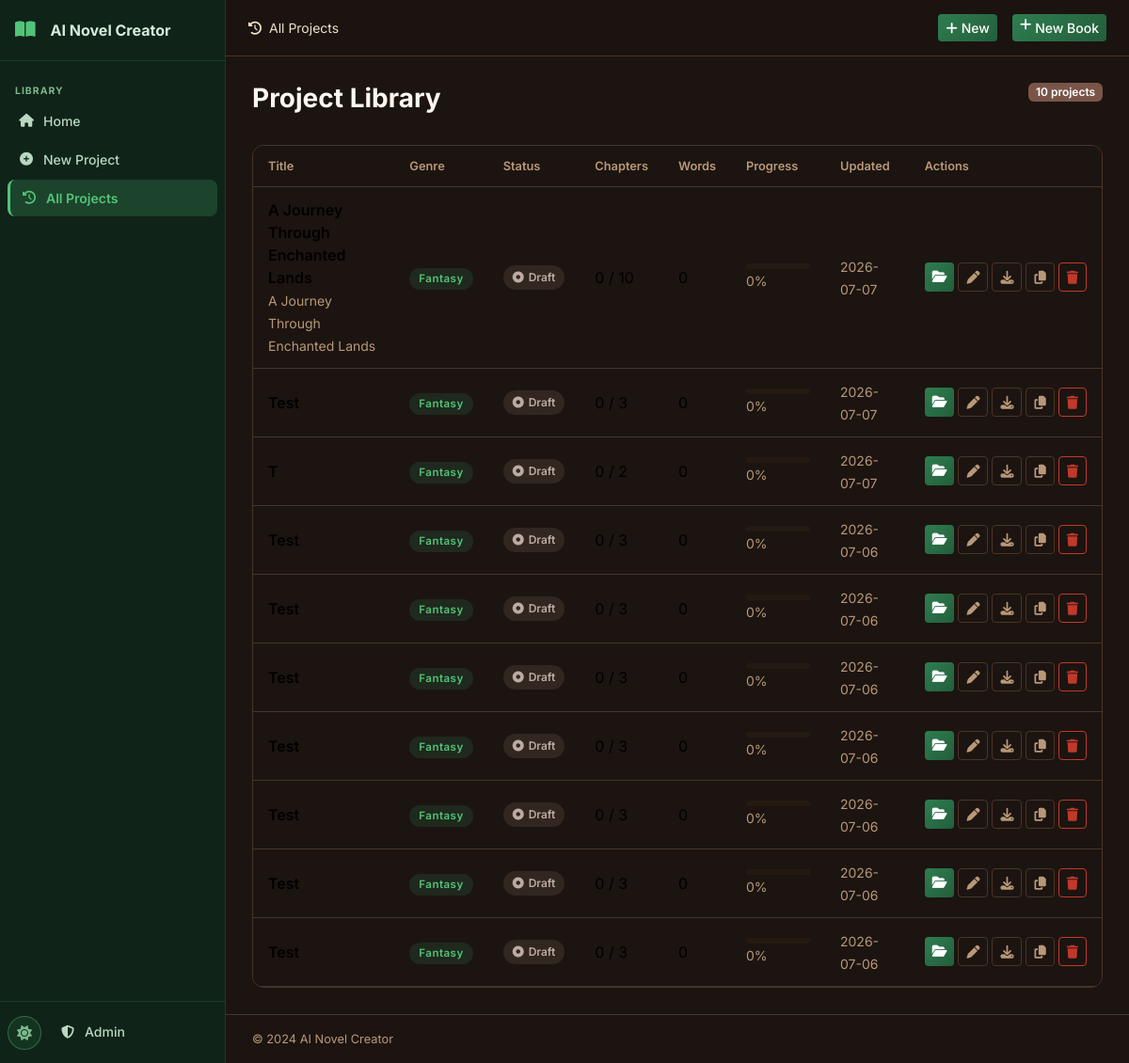
Before: /history with the older database file.
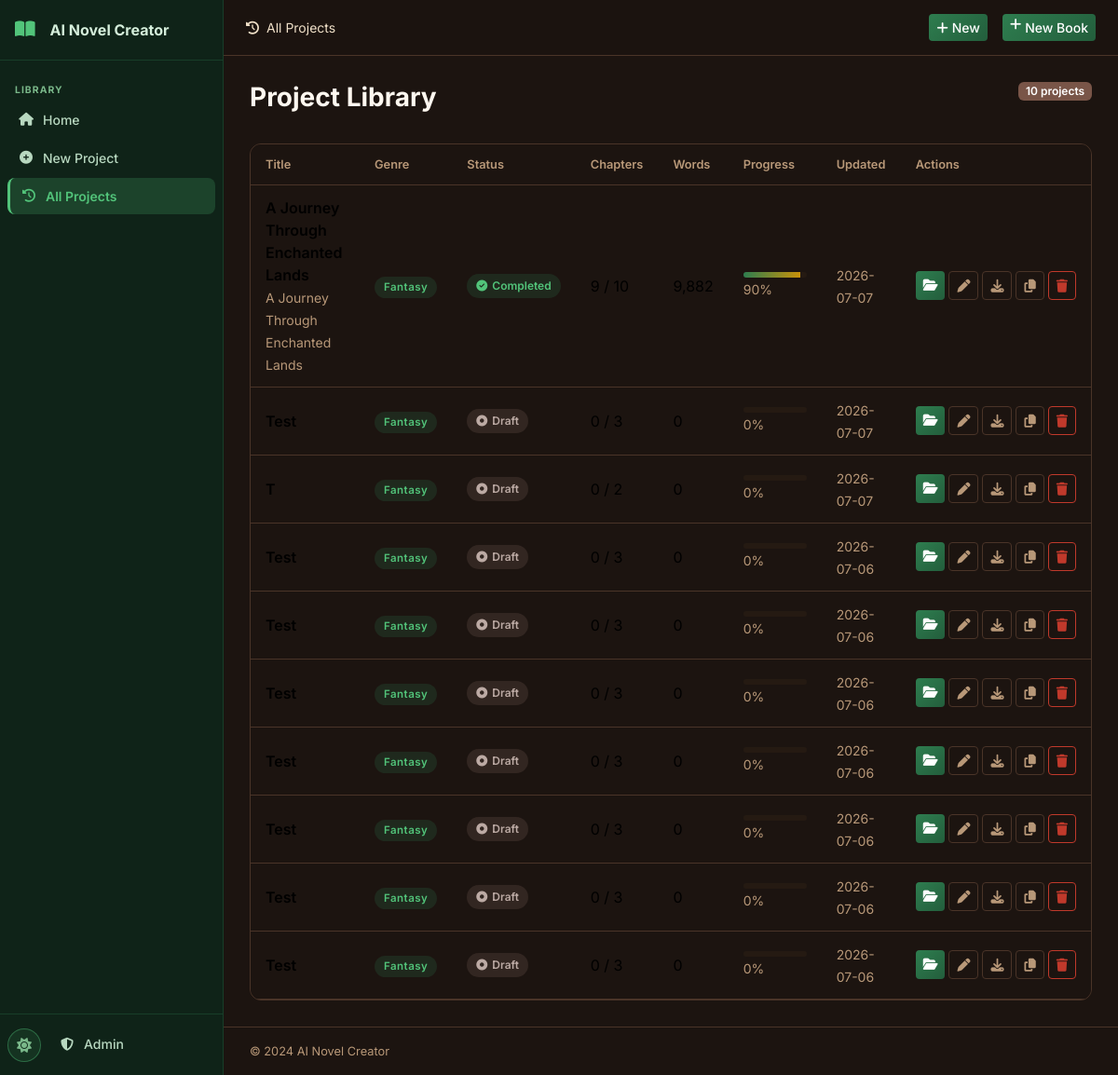
After: the same page with the newer database file.
### tables this page shows
CREATE TABLE projects (
    id INTEGER PRIMARY KEY AUTOINCREMENT,
    title TEXT NOT NULL,
    subtitle TEXT DEFAULT '',
    genre TEXT DEFAULT 'Fantasy',
    audience TEXT DEFAULT 'Adult',
    description TEXT DEFAULT '',
    language TEXT DEFAULT 'English',
    story_type TEXT DEFAULT 'Novel',
    writing_style TEXT DEFAULT 'Descriptive',
    point_of_view TEXT DEFAULT 'Third Person Limited',
    tense TEXT DEFAULT 'Past',
    tone TEXT DEFAULT 'Adventurous',
    num_chapters INTEGER DEFAULT 10,
    words_per_chapter INTEGER DEFAULT 2000,
    creativity_level TEXT DEFAULT 'balanced',
    temperature REAL DEFAULT 0.7,
    top_p REAL DEFAULT 0.9,
    max_tokens INTEGER DEFAULT 4096,
    status TEXT DEFAULT 'draft',
    current_chapter INTEGER DEFAULT 0,
    total_words INTEGER DEFAULT 0,
    cover_prompt TEXT DEFAULT '',
    include_images INTEGER DEFAULT 0,
    images_per_chapter INTEGER DEFAULT 1,
    image_style TEXT DEFAULT 'Realistic',
    created_at TIMESTAMP DEFAULT CURRENT_TIMESTAMP,
    updated_at TIMESTAMP DEFAULT CURRENT_TIMESTAMP
);

### routes/main.py (the view)
@bp.route('/history')
def history():
    db = get_db()
    projects = db.execute('SELECT * FROM projects ORDER BY updated_at DESC').fetchall()
    return render_template('history.html', projects=projects)

### database/__init__.py (called while the page is built)
def get_db():
    if 'db' not in g:
        db_path = current_app.config['DATABASE']
        os.makedirs(os.path.dirname(db_path), exist_ok=True)
        g.db = sqlite3.connect(db_path)
        g.db.row_factory = sqlite3.Row
        g.db.execute('PRAGMA foreign_keys = ON')
        g.db.execute('PRAGMA journal_mode = WAL')
    return g.db

### utils/helpers.py (called while the page is built)
def get_setting(db, key, default=''):
    row = db.execute('SELECT value FROM settings WHERE key = ?', (key,)).fetchone()
    return row['value'] if row else default

### templates/history.html (shortened to what this page needs)
{% extends "base.html" %}
{% block breadcrumb %}<i class="fas fa-history me-2"></i>All Projects{% endblock %}
{% block topnav_actions %}
<a href="{{ url_for('projects.new_project') }}" class="btn btn-primary btn-sm me-2">
  <i class="fas fa-plus me-1"></i>New
</a>
{% endblock %}
{% block content %}
<div class="page-header">
  <h1 class="page-title">Project Library</h1>
  <span class="badge bg-secondary">{{ projects | length }} projects</span>
</div>
{% if projects %}
<div class="card data-card">
  <div class="card-body p-0">
    <div class="table-responsive">
      <table class="table table-hover align-middle mb-0">
        <thead>
          <tr>
            <th>Title</th>
            <th>Genre</th>
            <th>Status</th>
            <th>Chapters</th>
            <th>Words</th>
            <th>Progress</th>
            <th>Updated</th>
            <th>Actions</th>
          </tr>
        </thead>
        <tbody>
          {% for p in projects %}
          <tr>
            <td>
              <div class="fw-600">{{ p.title }}</div>
              {% if p.subtitle %}<small class="text-muted">{{ p.subtitle }}</small>{% endif %}
            </td>
            <td><span class="genre-badge genre-{{ p.genre | lower | replace(' ', '-') | replace('/', '-') }}">{{ p.genre }}</span></td>
            <td>
              <span class="status-pill status-{{ p.status }}">
                {% if p.status == 'completed' %}<i class="fas fa-check-circle"></i>
                {% elif p.status in ['generating'] %}<i class="fas fa-spinner fa-spin"></i>
                {% elif p.status == 'paused' %}<i class="fas fa-pause"></i>
                {% else %}<i class="fas fa-circle-dot"></i>{% endif %}
                {{ p.status | title }}
              </span>
            </td>
            <td>{{ p.current_chapter }} / {{ p.num_chapters }}</td>
            <td>{{ '{:,}'.format(p.total_words) }}</td>
            <td style="min-width:100px">
              {% set pct = (p.current_chapter / p.num_chapters * 100) | int if p.num_chapters else 0 %}
              <div class="progress" style="height:6px">
                <div class="progress-bar" style="width:{{ pct }}%"></div>
              </div>
              <small class="text-muted">{{ pct }}%</small>
            </td>
            <td><small class="text-muted">{{ p.updated_at[:10] }}</small></td>
            <td>
              <div class="d-flex gap-1">
                <a href="{{ url_for('projects.project_detail', project_id=p.id) }}" class="btn btn-sm btn-primary" title="Open">
                  <i class="fas fa-folder-open"></i>
                </a>
                <a href="{{ url_for('editor.editor_page', project_id=p.id) }}" class="btn btn-sm btn-outline-secondary" title="Editor">
                  <i class="fas fa-pen"></i>
                </a>
                <a href="{{ url_for('exports.export_page', project_id=p.id) }}" class="btn btn-sm btn-outline-secondary" title="Export">
                  <i class="fas fa-download"></i>
                </a>
                <form method="POST" action="{{ url_for('projects.duplicate_project', project_id=p.id) }}" style="display:inline">
                  <button type="submit" class="btn btn-sm btn-outline-secondary" title="Duplicate">
                    <i class="fas fa-copy"></i>
                  </button>
                </form>
                <button class="btn btn-sm btn-outline-danger" onclick="confirmDelete({{ p.id }}, '{{ p.title | e }}')" title="Delete">
                  <i class="fas fa-trash"></i>
                </button>
              </div>
            </td>
          </tr>
          {% endfor %}
        </tbody>
      </table>
    </div>
  </div>
</div>
{% endif %}
{% endblock %}

Changed rows visible on the page:
changed projects "A Journey Through Enchanted Lands": status "Draft" → "Completed"; current_chapter "0" → "9"; total_words "0" → "9,882"; pct "0" → "90"
